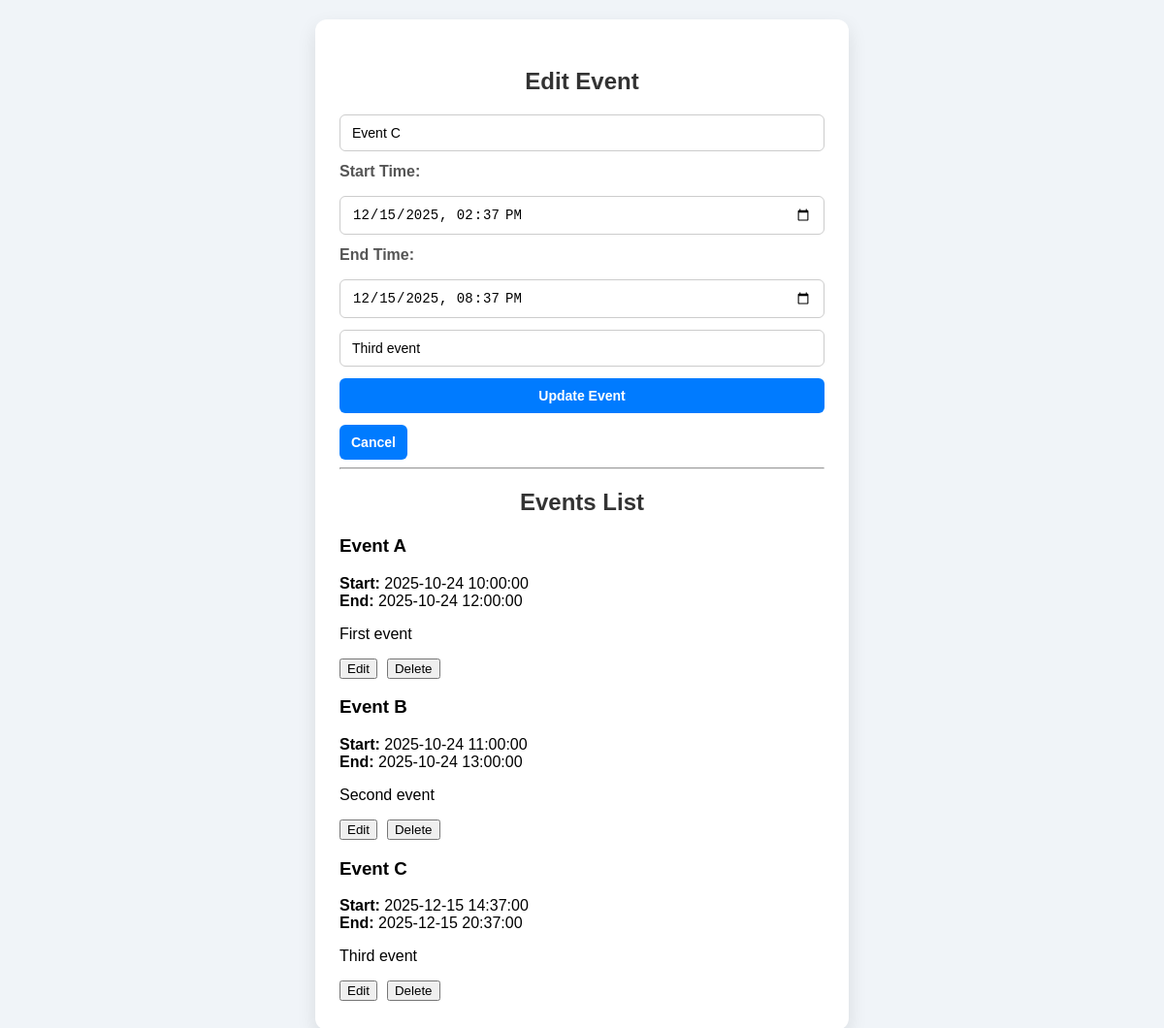
Screenshot of /events?edit_event=3 with the database file from the repository.
### models.py (models this page shows)
class Event(db.Model):
    event_id = db.Column(db.Integer, primary_key=True)
    title = db.Column(db.String(100), nullable=False)
    start_time = db.Column(db.DateTime, nullable=False)
    end_time = db.Column(db.DateTime, nullable=False)
    description = db.Column(db.String(200))

### app.py (the view, shortened to what this page needs)
@app.route('/events', methods=['GET', 'POST'])
def events():
    edit_event = None
    event_id = request.args.get('edit_event')
    if event_id:
        edit_event = Event.query.get(int(event_id))
    return render_template('events.html', events=Event.query.all(), edit_event=edit_event)

### templates/events.html (shortened to what this page needs)
<!DOCTYPE html>
<html lang="en">
<head>
    <link rel="stylesheet" href="{{ url_for('static', filename='style.css') }}">
</head>
<body>
<div class="container">
    <h2>{{ edit_event and 'Edit Event' or 'Create Event' }}</h2>
    <form method="post" class="event-form">
        <input type="text" name="title" placeholder="Event Title" required
               value="{{ edit_event.title if edit_event else '' }}">
        <label>Start Time:</label>
        <input type="datetime-local" name="start" required
               value="{{ edit_event.start_time.strftime('%Y-%m-%dT%H:%M') if edit_event else '' }}">
        <label>End Time:</label>
        <input type="datetime-local" name="end" required
               value="{{ edit_event.end_time.strftime('%Y-%m-%dT%H:%M') if edit_event else '' }}">
        <input type="text" name="desc" placeholder="Description"
               value="{{ edit_event.description if edit_event else '' }}">
        <button type="submit">{{ edit_event and 'Update Event' or 'Add Event' }}</button>
        {% if edit_event %}
            <a href="/events"><button type="button">Cancel</button></a>
        {% endif %}
    </form>
    <hr>
    <h2>Events List</h2>
    <div class="events-list">
        {% for event in events %}
            <div class="event-item">
                <h3>{{ event.title }}</h3>
                <p>
                    <b>Start:</b> {{ event.start_time }} <br>
                    <b>End:</b> {{ event.end_time }}
                </p>
                {% if event.description %}
                    <p>{{ event.description }}</p>
                {% endif %}
                <div style="display:flex; gap:10px;">
                    <a href="{{ url_for('events', edit_event=event.event_id) }}">
                        <button type="button">Edit</button>
                    </a>
                    <form action="/delete_event/{{ event.event_id }}" method="post">
                        <button type="submit">Delete</button>
                    </form>
                </div>
            </div>
        {% else %}
            <p>No events added yet.</p>
        {% endfor %}
    </div>
</div>
</body>
</html>

### static/style.css (style rules this page uses)
body { font-family: Arial, sans-serif; background-color: #f0f4f8; margin: 0; padding: 20px; display: flex; justify-content: center; align-items: flex-start; min-height: 100vh; }
.container { width: 100%; max-width: 500px; background-color: #fff; padding: 30px 25px; border-radius: 12px; box-shadow: 0 8px 20px rgba(0,0,0,0.1); }
h2 { text-align: center; color: #333; margin-bottom: 20px; }
.event-form { display: flex; flex-direction: column; gap: 12px; }
.event-form label { font-weight: bold; color: #555; margin-bottom: 4px; }
.event-form select, .event-form input, .event-form button { padding: 10px 12px; border-radius: 6px; border: 1px solid #ccc; font-size: 14px; box-sizing: border-box; }
.event-form button { background-color: #007bff; color: #fff; border: none; font-weight: bold; cursor: pointer; transition: all 0.3s ease; }

### rows the page displays
Event: title "Event C", start "12/15/2025 14:37", end "12/15/2025 20:37", desc "Third event", start_time "2025-12-15 14:37:00", end_time "2025-12-15 20:37:00", description "Third event"
Event: title "Event A", start_time "2025-10-24 10:00:00", end_time "2025-10-24 12:00:00", description "First event"
Event: title "Event B", start_time "2025-10-24 11:00:00", end_time "2025-10-24 13:00:00", description "Second event"

### other values shown
{{ edit_event and 'Edit Event' or 'Create Event' }} "Edit Event"
{{ edit_event and 'Update Event' or 'Add Event' }} "Update Event"
